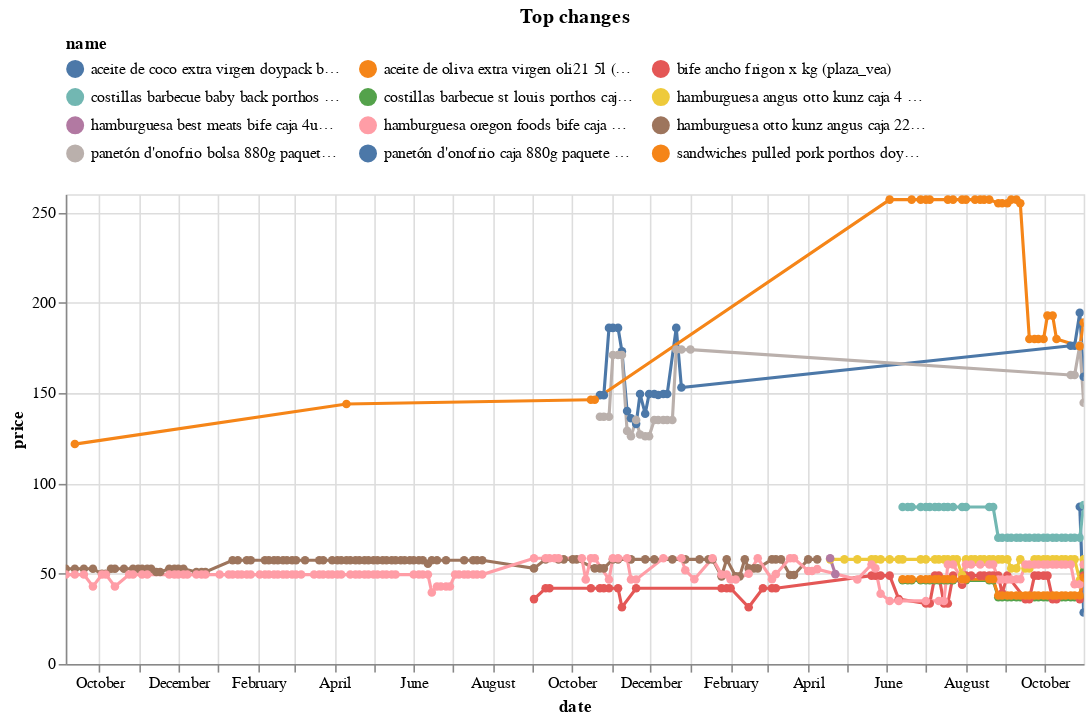

Notebook source saved alongside this figure:
### Code cell
top_changes_abs.head(10).pipe(plot_changes, 'Top changes')

### Figure 1 — Vega-Lite specification as saved in the notebook (floating-point values rounded to 4 significant figures; data arrays with more than 128 entries replaced by an {"elided": "..."} marker saying what was removed)
{"config": {"view": {"continuousWidth": 300, "continuousHeight": 300}, "legend": {"columns": 3, "orient": "top"}}, "data": {"name": "data-7d71ef6eddf19ea1a398620c6e189b0d"}, "mark": {"type": "line", "point": true}, "encoding": {"color": {"field": "name", "scale": {"domain": ["aceite de coco extra virgen doypack bioselva (250ml) (plaza_vea)", "aceite de oliva extra virgen oli21 5l (plaza_vea)", "bife ancho frigon x kg (plaza_vea)", "costillas barbecue baby back porthos caja 1kg (plaza_vea)", "costillas barbecue st louis porthos caja 500g (plaza_vea)", "hamburguesa angus otto kunz caja 4 un (plaza_vea)", "hamburguesa best meats bife caja 4un (plaza_vea)", "hamburguesa oregon foods bife caja 4un (plaza_vea)", "hamburguesa otto kunz angus caja 225g (plaza_vea)", "panetón d'onofrio bolsa 880g paquete 6un (plaza_vea)", "panetón d'onofrio caja 880g paquete 6un (plaza_vea)", "sandwiches pulled pork porthos doypack 500g (plaza_vea)"]}, "type": "nominal"}, "tooltip": [{"field": "name", "type": "nominal"}, {"field": "price", "type": "quantitative"}, {"field": "last_price", "type": "quantitative"}], "x": {"field": "date", "type": "temporal"}, "y": {"field": "price", "type": "quantitative"}}, "params": [{"name": "param_7", "select": {"type": "point", "fields": ["name"]}, "bind": "legend"}, {"name": "param_8", "select": {"type": "interval", "encodings": ["x", "y"]}, "bind": "scales"}], "title": "Top changes", "transform": [{"filter": {"param": "param_7"}}], "width": 650, "$schema": "https://vega.github.io/schema/vega-lite/v5.20.1.json", "datasets": {"data-7d71ef6eddf19ea1a398620c6e189b0d": {"elided": "522 records"}}}
